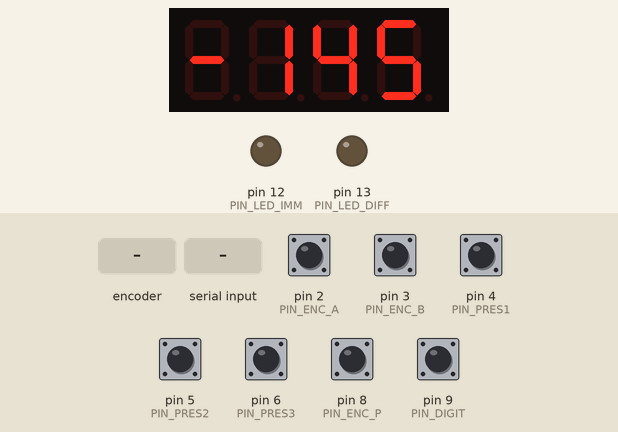
Simulated run of this sketch. Board: Arduino Uno, built with avr-gcc and run on an emulated ATmega328P. Shown: 4-digit seven-segment display, output pins drawn as LEDs (lit = HIGH). Wiring (inferred from the names in the program): PCF8574 port expander at I2C address 0x38. Dashed ring = blinking. The test bench sets the inputs (shaded band); at power-on: pin 2 (PIN_ENC_A), pin 3 (PIN_ENC_B), pin 4 (PIN_PRES1), pin 5 (PIN_PRES2), pin 6 (PIN_PRES3), pin 8 (PIN_ENC_P), pin 9 (PIN_DIGIT) HIGH. EEPROM starts erased; what the sketch prints to the serial monitor is not drawn.

Above: at 1.2 s.
1.3 s: pin 3 (PIN_ENC_B) pulled LOW for 0.15 s
At 1.39 s:
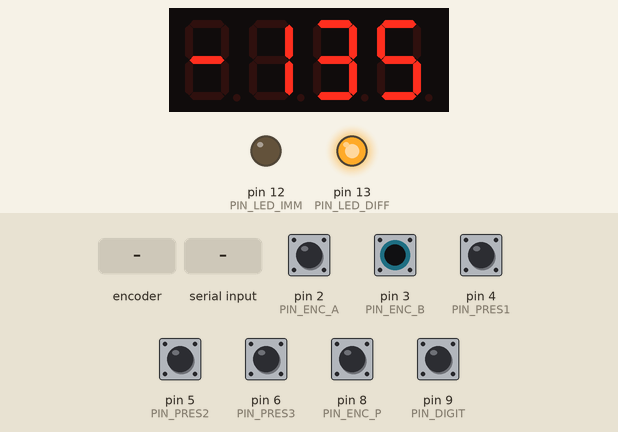
2.9 s: pin 8 (PIN_ENC_P) pulled LOW for 1 s
At 4.3 s:
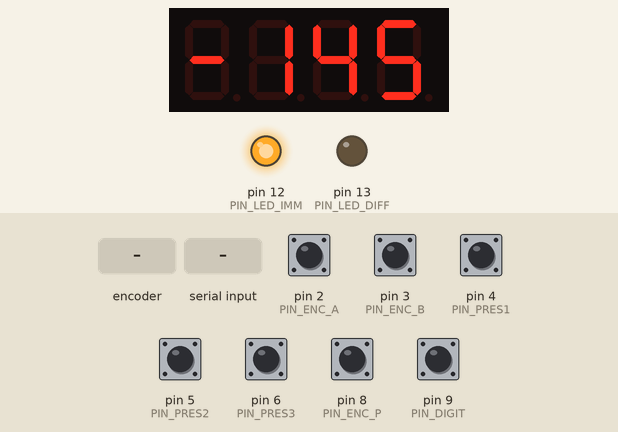
5.4 s: rotary encoder on pin 2 (PIN_ENC_A) / pin 3 (PIN_ENC_B) turned 2 steps (second pin leading)
At 6.2 s:
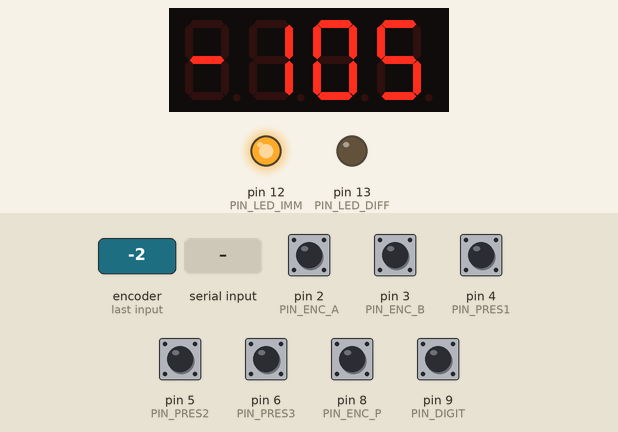
7.3 s: "1" received over Serial
At 7.7 s:
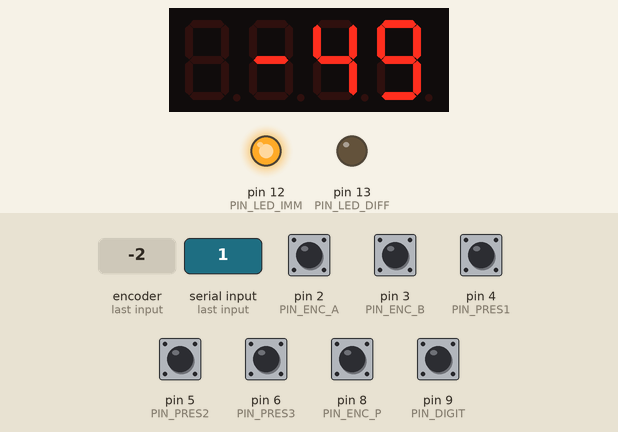
8.8 s: pin 4 (PIN_PRES1) pulled LOW for 1 s
At 10.58 s:
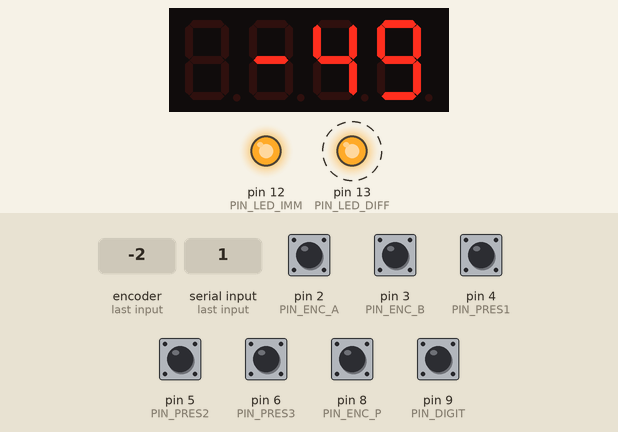
11.7 s: rotary encoder on pin 2 (PIN_ENC_A) / pin 3 (PIN_ENC_B) turned 1 step (first pin leading)
At 12.9 s:
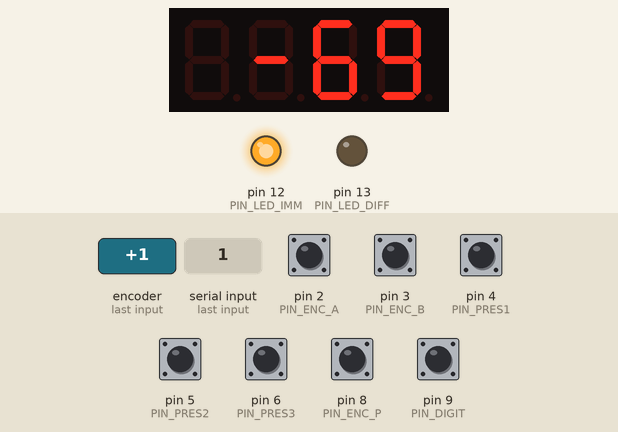
Timing chart, 0 to 14.4 s (numbered marks = the images above; inputs shaded):
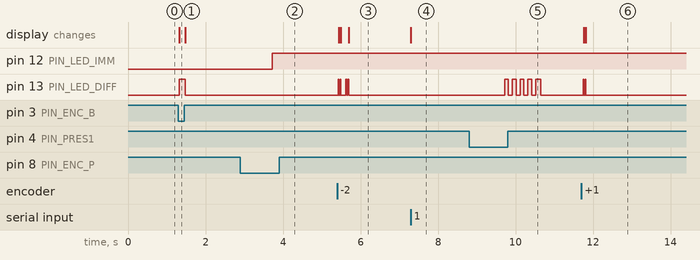

Measured:
- after the input at 1.3 s, pin 13 (PIN_LED_DIFF): LOW → HIGH at once, → LOW 0.15 s later; the display: changes at once (image 1)
- after the input at 2.9 s, pin 12 (PIN_LED_IMM): LOW → HIGH after 0.82 s
- after the input at 5.4 s, the display: first changes at once (image 3 shows a later state)
- after the input at 7.3 s, the display: changes at once (image 4)
- after the input at 8.8 s, pin 13 (PIN_LED_DIFF): alternates HIGH for 0.10 s and LOW for 0.10 s, 10 changes in all, then stays LOW, starting after 0.92 s
- after the input at 11.7 s, pin 13 (PIN_LED_DIFF): alternates HIGH for 0.02 s and LOW for 0.03 s, 4 changes in all, then stays LOW, starting after 0.05 s; the display: first changes after 0.07 s (image 6 shows a later state)

The sketch:

programmable_attenuator.ino
```cpp
/*
AnritsuのMG3633Aから取り外したステップアッテネーター
329H10778 を制御するプログラム
WAVGATのチップはATMEGA328ではないのでドライバを指定しないと4MHzで動くらしい！

author: 7M4MON
2020/05/03 初版
2020/05/26 プリセットボタン処理の実装
*/

#define MAX_ATT 145 	// 60 + 20 + 20 + 20 + 10 + 8 + 4 + 2 + 1
uint8_t att_val, last_att_val;
bool effect_rt;

#include <TM1637Display.h>
#define CLK 11
#define DIO 10
TM1637Display display(CLK, DIO);

#define PCF8574A_ADDR 0x38
#include <Wire.h>
#include <EEPROM.h>

#define PIN_ENC_A 2      // interrupt pin
#define PIN_ENC_B 3      // rotary encoder
#define PIN_ENC_P 8      // push switch of rotary encoder
#define PIN_DIGIT 9     // 10dB <-> 1dB
#define PIN_PRES1 4
#define PIN_PRES2 5
#define PIN_PRES3 6
#define PIN_LED_IMM 12
#define PIN_LED_DIFF 13
#define HOLD_TIME_MS (800)	// 長押しで即時反映モードとの切り替え
#define PIN_I2C_DT A4
#define PIN_I2C_CK A5
#define PIN_SER_TX 1
#define PIN_SER_RX 0

#define SERIAL_CONTROL_ENABLE

void change_attenuator(){
	uint8_t v, b;
	bool s;

	att_val = ( att_val > MAX_ATT ) ? MAX_ATT : att_val;		// 範囲制限

	if (att_val == last_att_val ) return;		//変化なしの場合、ATTは動かさない。

	v = att_val;
	b = 0;

	s = (v >= 60) ? true: false;
	b = s ? b | 0x80 : b;			// PIN_60DB
	v = s ? v-60 : v;

	s = (v >= 40) ? true: false;
	b = s ? b | 0x40 : b;			// PIN_40DB
	v = s ? v-40 : v;

	s = (v >= 20) ? true: false;
	b = s ? b | 0x20 : b;			// PIN_20DB
	v = s ? v-20 : v;

	s = (v >= 10) ? true: false;
	b = s ? b | 0x10 : b;			// PIN_10DB
	v = s ? v-10 : v;

	b |= v;							// PIN_8DB, PIN_4DB, PIN_2DB, PIN_1DB
    b = ~b;                         // LでATT enable、　Z = H = Thuruなので反転

	//ATTを物理的にセット
	Wire.beginTransmission(PCF8574A_ADDR);
  	Wire.write(b);
  	Wire.endTransmission();

    //表示を上書き
    display.showNumberDec(att_val * -1);
    //シリアルで値を通知
    Serial.write(att_val);
 	last_att_val = att_val;
}

//ロータリーエンコーダーの割り込み
void read_rotary_enc(){
    bool dir;
	uint8_t diff;
    dir = (digitalRead(PIN_ENC_B) == digitalRead(PIN_ENC_A)) ? false : true;
	diff = digitalRead(PIN_DIGIT) ? 10 : 1;
	if (dir){		// MINUS 負の値になるのを防ぐ。
		att_val = (att_val > diff) ? (att_val - diff) : 0;
	}else{
		att_val += diff;
		att_val = att_val > MAX_ATT ? MAX_ATT : att_val;	//範囲制限
	}
	display.showNumberDec(att_val * -1);
}

void setup(){
    pinMode(PIN_ENC_A,  INPUT_PULLUP);
    pinMode(PIN_ENC_B,  INPUT_PULLUP);
    pinMode(PIN_ENC_P,  INPUT_PULLUP);
    pinMode(PIN_DIGIT,  INPUT_PULLUP);
    pinMode(PIN_PRES1,  INPUT_PULLUP);
    pinMode(PIN_PRES2,  INPUT_PULLUP);
    pinMode(PIN_PRES3,  INPUT_PULLUP);
    pinMode(PIN_SER_RX, INPUT_PULLUP);
    pinMode(PIN_SER_TX ,   OUTPUT);
    pinMode(PIN_LED_IMM,   OUTPUT);
    pinMode(PIN_LED_DIFF,  OUTPUT);
    pinMode(PIN_I2C_CK,  INPUT_PULLUP);
    pinMode(PIN_I2C_DT,  INPUT_PULLUP);
	Wire.begin();
	Serial.begin(9600);
	display.setBrightness(0x0f);
	last_att_val = 255;
	att_val = MAX_ATT;
	effect_rt = false;
	digitalWrite(PIN_LED_IMM, effect_rt);
    attachInterrupt(1, read_rotary_enc, CHANGE);   //1:Pin3 A エッジ両取り込み
	change_attenuator();
}

void loop(){
	#ifdef SERIAL_CONTROL_ENABLE
	 if (Serial.available() > 0){
		uint8_t cmd = Serial.read();
		if (cmd == 0xff){				//コマンドが0xffの場合は現在の設定値を返す
			Serial.write(last_att_val);
		}else{
     		att_val = cmd;
			change_attenuator();		//effect_rt がfalseでもSerialの場合は即実行する。
            display.showNumberDec(att_val * -1);    //表示を更新
		 }
    }
	#endif

	// 決定ボタンが押されたとき、ATTを物理的に変更
	// 長押しされた場合、即時反映モードを切り替える
    uint16_t hold_time;
	if (digitalRead(PIN_ENC_P) == LOW){
		delay(10);	//チャタリングの防止
		if (digitalRead(PIN_ENC_P) == LOW){
			change_attenuator();
			hold_time = 0;
			while(digitalRead(PIN_ENC_P) == LOW){
				delay(1);
				hold_time++;
				if (hold_time == HOLD_TIME_MS){
					effect_rt = effect_rt ? false : true;
					digitalWrite(PIN_LED_IMM, effect_rt);
				}else if(hold_time > HOLD_TIME_MS){
					hold_time = HOLD_TIME_MS + 1;	// オーバーフローの防止（65.535秒押し続けた場合に発生する）
				}
			}
			//ボタンが離された
			delay(10);	//チャタリングの防止
		}
	}

	// プリセットボタン処理 離されたら反映する。
	// プリセットボタン長押しで上書き
	if (digitalRead(PIN_PRES1) == LOW ||
	    digitalRead(PIN_PRES2) == LOW ||
        digitalRead(PIN_PRES3) == LOW
	    ) {
        delay(10);  //チャタリングの防止
        uint8_t pres_num, i;
        // 要因の調査
        pres_num = digitalRead(PIN_PRES1) == LOW  ? 1 :
                   digitalRead(PIN_PRES2) == LOW  ? 2 :
                   digitalRead(PIN_PRES3) == LOW  ? 3 : 0;
        hold_time = 0;
        while ( digitalRead(PIN_PRES1) == LOW ||
                digitalRead(PIN_PRES2) == LOW ||
                digitalRead(PIN_PRES3) == LOW
        ){
            delay(1);
            hold_time++;
            if (hold_time == HOLD_TIME_MS){         //長押しでEEPROMに保存
                EEPROM.write(pres_num, att_val);
                for (i = 0; i < 5 ; i++){           //LED点滅でフィードバック
                    digitalWrite(PIN_LED_DIFF, LOW);
                    delay(100);
                    digitalWrite(PIN_LED_DIFF, HIGH);
                    delay(100);
                }
            } else if(hold_time > HOLD_TIME_MS){
                hold_time = HOLD_TIME_MS + 1;   // オーバーフローの防止（65.535秒押し続けた場合に発生する）
            }
        }
        //ボタンが離された
        if (pres_num != 0){
            att_val = EEPROM.read(pres_num);
            change_attenuator();                 // 範囲制限もこちらで行う
            display.showNumberDec(att_val * -1); // 表示の更新
        }
        delay(10);  //チャタリングの防止
	}

	//差分がある場合はLEDで警告
	bool diff_alert = (last_att_val == att_val) ? false : true;
	digitalWrite(PIN_LED_DIFF, (uint8_t)diff_alert);
	// 即時反映モード時の変更処理
	//if (diff_alert && effect_rt){
	if (effect_rt){					//差分があるかどうかは change_attenuator でチェックする
		change_attenuator();
	}
}
```
